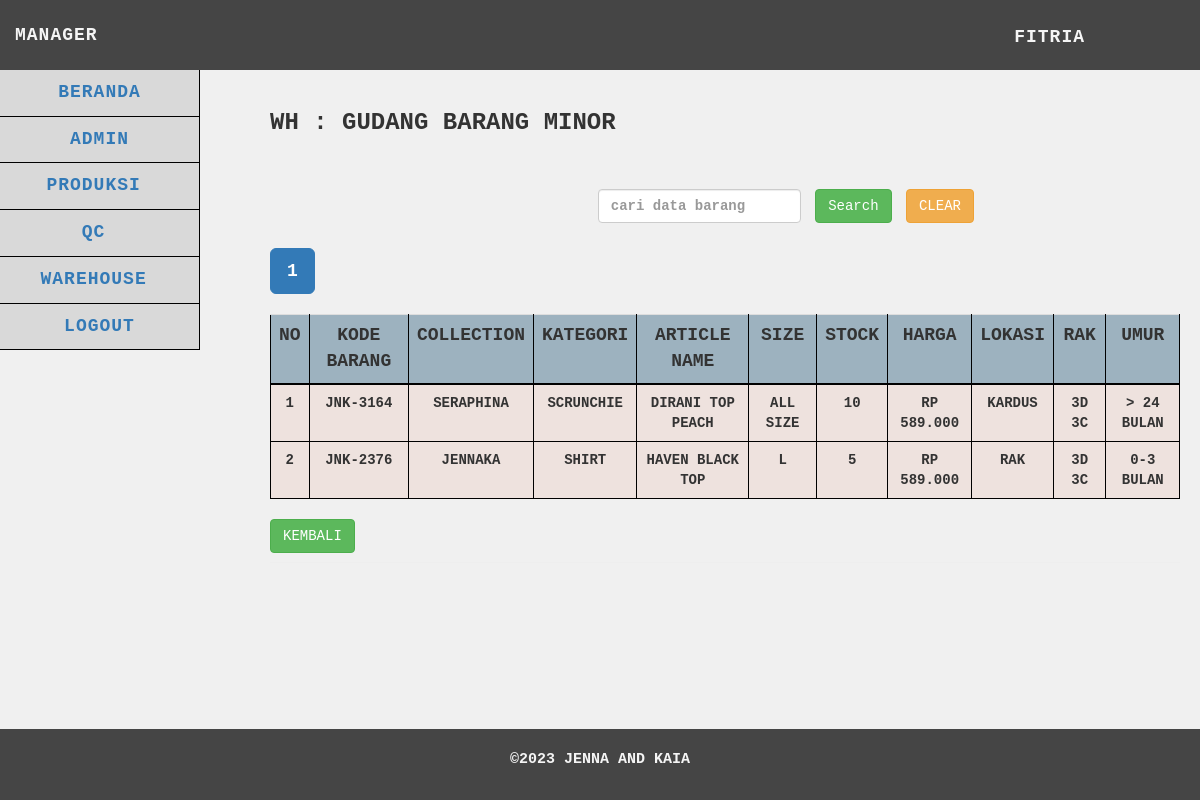
Page /manager/wh/gudangminor/gudangminor.php (signed in) on the earlier database version.
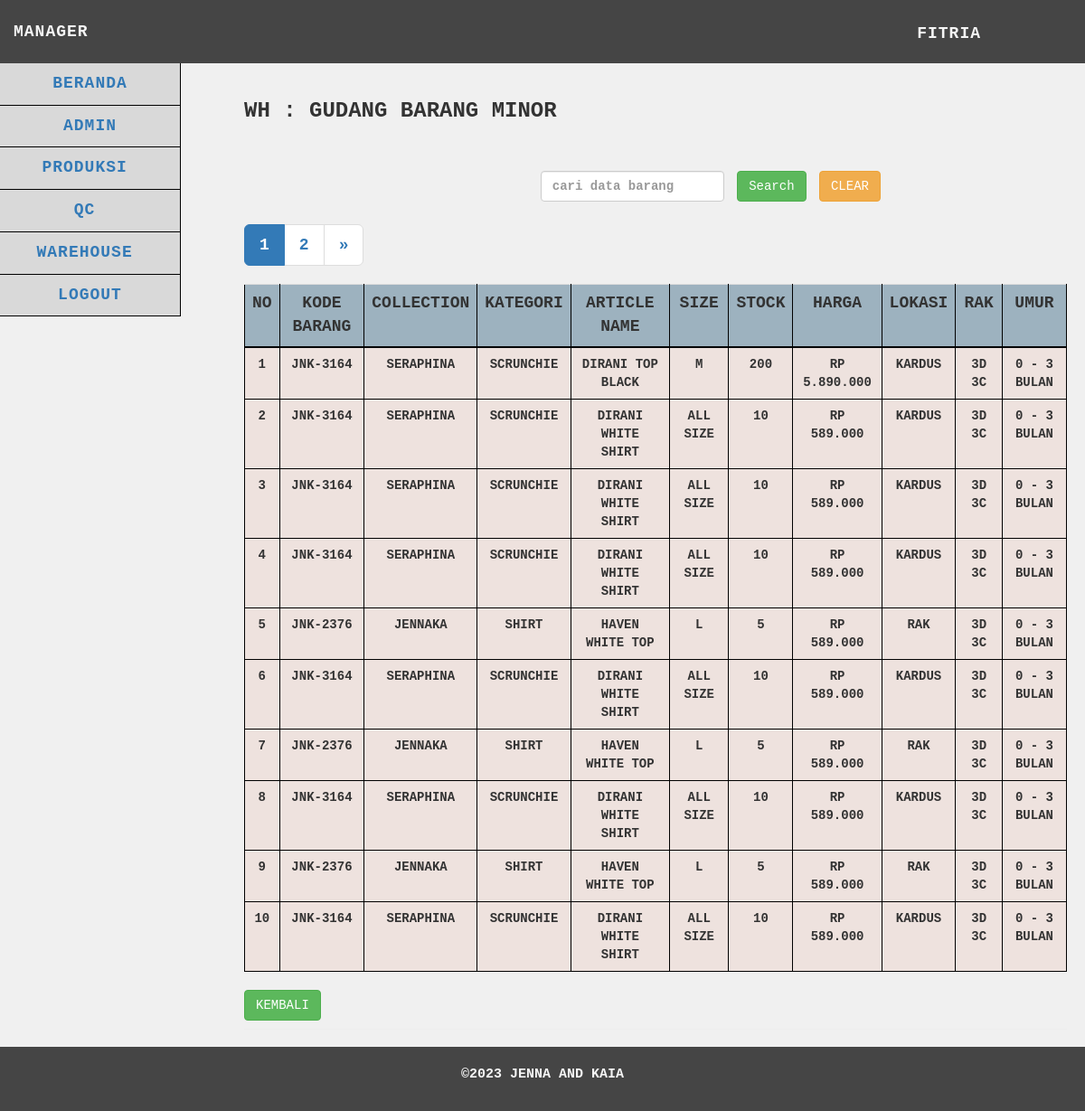
Same page on the later database version.
### tables this page shows
CREATE TABLE `gudangminor` (
  `idstock_minor` int(15) NOT NULL,
  `kode` varchar(255) NOT NULL,
  `collection` varchar(255) NOT NULL,
  `kategori` varchar(255) NOT NULL,
  `article_name` varchar(255) NOT NULL,
  `size` varchar(255) NOT NULL,
  `stock` int(255) NOT NULL,
  `harga` int(255) NOT NULL,
  `rak` varchar(255) NOT NULL,
  `lokasi` varchar(255) NOT NULL,
  `umur` varchar(255) NOT NULL,
  `idbarang_minor` int(25) NOT NULL
);

### manager/wh/gudangminor/functions.php (called while the page is built, shortened)
<?php
$db = mysqli_connect("localhost", "root", "", "gudangjenna");
function query($query)
{
    global $db;
    $result = mysqli_query($db, $query);
    $rows = [];
    while ($row = mysqli_fetch_assoc($result)) {
        $rows[] = $row;
    }
    return $rows;
}
function format_rupiah($angka) {
    return 'Rp ' . number_format($angka, 0, ',', '.');
}
?>

### manager/wh/gudangminor/gudangminor.php (the view, shortened to what the changed rows need)
<?php
$gudangminor = query("SELECT * FROM gudangminor");
$limit = 10;
$page = isset($_GET['page']) ? $_GET['page'] : 1;
$start = ($page - 1) * $limit;
$start_date = isset($_GET['start_date']) ? $_GET['start_date'] : '';
$end_date = isset($_GET['end_date']) ? $_GET['end_date'] : '';
$date_filter = '';
$search = isset($_GET['search']) ? $_GET['search'] : '';
$search_filter = '';
$query = "SELECT * FROM gudangminor $date_filter $search_filter ORDER BY idstock_minor DESC LIMIT $start, $limit";
$gudangminor = query($query);
$totalRecordsSearchDateFilter = count(query("SELECT * FROM gudangminor $date_filter $search_filter"));
$totalPagesSearchDateFilter = ceil($totalRecordsSearchDateFilter / $limit);
?>
<!DOCTYPE html>
<html>
<head>
    <link href="../../../vendor/css/bootstrap/bootstrap.min.css" rel="stylesheet">
    <link href="../../../vendor/css/bootstrap/bootstrap.css" rel="stylesheet">
    <link href="../../../vendor/font-awesome/css/font-awesome.min.css" rel="stylesheet" type="text/css">
    <link href="../../../css/tabelmanager.css" rel="stylesheet">
</head>
<body>
    <div class="content">
        <div class="container-fluid">
            <h1 class="page-header">WH : Gudang Barang Minor
                <br><br><br>
                <div class="row">
                    <div class="col-md-4">
                    </div>
                    <div class="col-md-6">
                        <form action="" method="GET" class="form-inline">
                        </form>
                    </div>
                </div>
                <div class="row" style="margin-top: 5px;">
                    <div class="col-md-6">
                        <div class="button-group" style="display: flex; align-items: center;">
                            <div class="pagination-container">
                                <ul class="pagination pagination-lg">
                                    <?php
                                    $startPage = max(1, $page - 1);
                                    $endPage = min($totalPagesSearchDateFilter, $startPage + 4);
                                        for ($p = $startPage; $p <= $endPage; $p++) :
                                     ?>
                                    <li class="<?php if ($p == $page) echo 'active'; ?>">
                                        <a
                                            href="?page=<?php echo $p; ?>&start_date=<?php echo $start_date; ?>&end_date=<?php echo $end_date; ?>&search=<?php echo $search; ?>">
                                            <?php echo $p; ?>
                                        </a>
                                    </li>
                                    <?php endfor; ?>
                                    <?php if ($page < $totalPagesSearchDateFilter) : ?>
                                    <li>
                                        <a href="?page=<?php echo ($page + 1); ?>&start_date=<?php echo $start_date; ?>&end_date=<?php echo $end_date; ?>&search=<?php echo $search; ?>"
                                            aria-label="Next">
                                            <span aria-hidden="true">&raquo;</span>
                                        </a>
                                    </li>
                                    <?php endif; ?>
                                </ul>
                            </div>
                        </div>
                    </div>
                </div>
                <div class="table-responsive">
                    <table id="data-table" class="table table-hover">
                        <tr>
                            <th scope="col">No</th>
                            <th scope="col">Kode Barang</th>
                            <th scope="col">Collection</th>
                            <th scope="col">Kategori</th>
                            <th scope="col">Article Name</th>
                            <th scope="col">Size</th>
                            <th scope="col">Stock</th>
                            <th scope="col">Harga</th>
                            <th scope="col">Lokasi</th>
                            <th scope="col">Rak</th>
                            <th scope="col">Umur</th>
                        </tr>
                        <?php $i = $start + 1;?>
                        <?php foreach ($gudangminor as $row) : ?>
                        <tr class="data-row">
                            <td><?= $i; ?></td>
                            <td><?= $row["kode"]; ?></td>
                            <td><?= $row["collection"]; ?></td>
                            <td><?= $row["kategori"]; ?></td>
                            <td><?= $row["article_name"]; ?></td>
                            <td><?= $row["size"]; ?></td>
                            <td><?= $row["stock"]; ?></td>
                            <td><?= format_rupiah($row["harga"]); ?></td>
                            <td><?= $row["lokasi"]; ?></td>
                            <td><?= $row["rak"]; ?></td>
                            <td><?= $row["umur"]; ?></td>
                        </tr>
                        <?php $i++; ?>
                        <?php endforeach; ?>
                    </table>
                </div>
                <div>
                    <a href="../../beranda.php" class="btn btn-success">Kembali</a>
                </div>
        </div>
    </div>
</body>
</html>

Differences in the rows shown:
no longer on this page (row edited): gudangminor: kode "JNK-2376", collection "JENNAKA", kategori "SHIRT", article_name "HAVEN BLACK TOP", size "L", stock "5", harga "RP 589.000", lokasi "RAK", rak "3D 3C", umur "0-3 BULAN"
added gudangminor: kode "JNK-3164", collection "SERAPHINA", kategori "SCRUNCHIE", article_name "DIRANI TOP BLACK", size "M", stock "200", harga "RP 5.890.000", lokasi "KARDUS", rak "3D 3C", umur "0 - 3 BULAN"
added gudangminor: kode "JNK-3164", collection "SERAPHINA", kategori "SCRUNCHIE", article_name "DIRANI WHITE SHIRT", size "ALL SIZE", stock "10", harga "RP 589.000", lokasi "KARDUS", rak "3D 3C", umur "0 - 3 BULAN"
added gudangminor: kode "JNK-3164", collection "SERAPHINA", kategori "SCRUNCHIE", article_name "DIRANI WHITE SHIRT", size "ALL SIZE", stock "10", harga "RP 589.000", lokasi "KARDUS", rak "3D 3C", umur "0 - 3 BULAN"
added gudangminor: kode "JNK-3164", collection "SERAPHINA", kategori "SCRUNCHIE", article_name "DIRANI WHITE SHIRT", size "ALL SIZE", stock "10", harga "RP 589.000", lokasi "KARDUS", rak "3D 3C", umur "0 - 3 BULAN"
added gudangminor: kode "JNK-2376", collection "JENNAKA", kategori "SHIRT", article_name "HAVEN WHITE TOP", size "L", stock "5", harga "RP 589.000", lokasi "RAK", rak "3D 3C", umur "0 - 3 BULAN"
added gudangminor: kode "JNK-3164", collection "SERAPHINA", kategori "SCRUNCHIE", article_name "DIRANI WHITE SHIRT", size "ALL SIZE", stock "10", harga "RP 589.000", lokasi "KARDUS", rak "3D 3C", umur "0 - 3 BULAN"
added gudangminor: kode "JNK-2376", collection "JENNAKA", kategori "SHIRT", article_name "HAVEN WHITE TOP", size "L", stock "5", harga "RP 589.000", lokasi "RAK", rak "3D 3C", umur "0 - 3 BULAN"
added gudangminor: kode "JNK-3164", collection "SERAPHINA", kategori "SCRUNCHIE", article_name "DIRANI WHITE SHIRT", size "ALL SIZE", stock "10", harga "RP 589.000", lokasi "KARDUS", rak "3D 3C", umur "0 - 3 BULAN"
added gudangminor: kode "JNK-2376", collection "JENNAKA", kategori "SHIRT", article_name "HAVEN WHITE TOP", size "L", stock "5", harga "RP 589.000", lokasi "RAK", rak "3D 3C", umur "0 - 3 BULAN"
changed gudangminor (number 10 of 10 on the later page): article_name "DIRANI TOP PEACH" → "DIRANI WHITE SHIRT"; umur "> 24 BULAN" → "0 - 3 BULAN"
Other differences:
new list line: "2"
